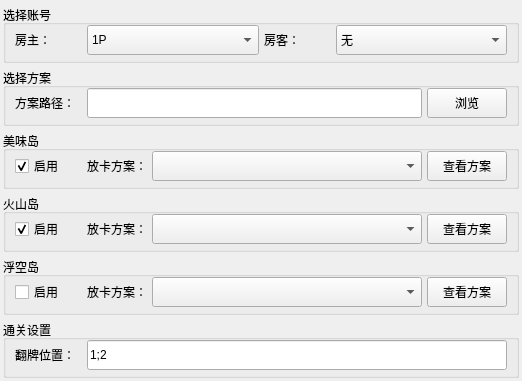
<?xml version="1.0" encoding="UTF-8"?>
<ui version="4.0">
 <class>WantedParam</class>
 <widget class="QWidget" name="WantedParam">
  <property name="geometry">
   <rect>
    <x>0</x>
    <y>0</y>
    <width>522</width>
    <height>340</height>
   </rect>
  </property>
  <property name="windowTitle">
   <string>Form</string>
  </property>
  <layout class="QVBoxLayout" name="verticalLayout_top">
   <property name="spacing">
    <number>5</number>
   </property>
   <property name="leftMargin">
    <number>3</number>
   </property>
   <property name="topMargin">
    <number>5</number>
   </property>
   <property name="rightMargin">
    <number>3</number>
   </property>
   <property name="bottomMargin">
    <number>3</number>
   </property>
   <item>
    <widget class="QGroupBox" name="groupBox_select_players">
     <property name="title">
      <string>选择账号</string>
     </property>
     <layout class="QHBoxLayout" name="horizontalLayout_select_player">
      <property name="spacing">
       <number>5</number>
      </property>
      <property name="topMargin">
       <number>0</number>
      </property>
      <property name="bottomMargin">
       <number>5</number>
      </property>
      <item>
       <widget class="QLabel" name="label_select_1p">
        <property name="maximumSize">
         <size>
          <width>67</width>
          <height>16777215</height>
         </size>
        </property>
        <property name="text">
         <string>房主：</string>
        </property>
       </widget>
      </item>
      <item>
       <widget class="QComboBox" name="comboBox_select_1p">
        <property name="minimumSize">
         <size>
          <width>0</width>
          <height>30</height>
         </size>
        </property>
        <item>
         <property name="text">
          <string>1P</string>
         </property>
        </item>
        <item>
         <property name="text">
          <string>2P</string>
         </property>
        </item>
       </widget>
      </item>
      <item>
       <widget class="QLabel" name="label_select_2p">
        <property name="maximumSize">
         <size>
          <width>67</width>
          <height>16777215</height>
         </size>
        </property>
        <property name="text">
         <string>房客：</string>
        </property>
       </widget>
      </item>
      <item>
       <widget class="QComboBox" name="comboBox_select_2p">
        <property name="minimumSize">
         <size>
          <width>0</width>
          <height>30</height>
         </size>
        </property>
        <item>
         <property name="text">
          <string>无</string>
         </property>
        </item>
        <item>
         <property name="text">
          <string>1P</string>
         </property>
        </item>
        <item>
         <property name="text">
          <string>2P</string>
         </property>
        </item>
       </widget>
      </item>
     </layout>
    </widget>
   </item>
   <item>
    <widget class="QGroupBox" name="groupBox_select_plan">
     <property name="title">
      <string>选择方案</string>
     </property>
     <layout class="QGridLayout" name="gridLayout_select_plan">
      <property name="topMargin">
       <number>0</number>
      </property>
      <property name="bottomMargin">
       <number>5</number>
      </property>
      <property name="spacing">
       <number>5</number>
      </property>
      <item row="0" column="1">
       <widget class="QLineEdit" name="lineEdit_plan_path">
        <property name="minimumSize">
         <size>
          <width>0</width>
          <height>30</height>
         </size>
        </property>
       </widget>
      </item>
      <item row="0" column="0">
       <widget class="QLabel" name="label_plan_path">
        <property name="minimumSize">
         <size>
          <width>67</width>
          <height>0</height>
         </size>
        </property>
        <property name="maximumSize">
         <size>
          <width>67</width>
          <height>30</height>
         </size>
        </property>
        <property name="text">
         <string>方案路径：</string>
        </property>
       </widget>
      </item>
      <item row="0" column="2">
       <widget class="QPushButton" name="pushButton_plan_path">
        <property name="minimumSize">
         <size>
          <width>80</width>
          <height>30</height>
         </size>
        </property>
        <property name="maximumSize">
         <size>
          <width>80</width>
          <height>30</height>
         </size>
        </property>
        <property name="text">
         <string>浏览</string>
        </property>
       </widget>
      </item>
     </layout>
    </widget>
   </item>
   <item>
    <widget class="QGroupBox" name="groupBox_mwd">
     <property name="title">
      <string>美味岛</string>
     </property>
     <layout class="QHBoxLayout" name="horizontalLayout_mwd">
      <property name="spacing">
       <number>5</number>
      </property>
      <property name="topMargin">
       <number>0</number>
      </property>
      <property name="bottomMargin">
       <number>5</number>
      </property>
      <item>
       <widget class="QCheckBox" name="checkBox_enable_mwd">
        <property name="minimumSize">
         <size>
          <width>67</width>
          <height>0</height>
         </size>
        </property>
        <property name="maximumSize">
         <size>
          <width>60</width>
          <height>16777215</height>
         </size>
        </property>
        <property name="text">
         <string>启用</string>
        </property>
        <property name="checked">
         <bool>true</bool>
        </property>
       </widget>
      </item>
      <item>
       <widget class="QLabel" name="label_plan_mwd">
        <property name="minimumSize">
         <size>
          <width>60</width>
          <height>0</height>
         </size>
        </property>
        <property name="maximumSize">
         <size>
          <width>60</width>
          <height>16777215</height>
         </size>
        </property>
        <property name="text">
         <string>放卡方案：</string>
        </property>
       </widget>
      </item>
      <item>
       <widget class="QComboBox" name="comboBox_plan_mwd">
        <property name="minimumSize">
         <size>
          <width>0</width>
          <height>30</height>
         </size>
        </property>
       </widget>
      </item>
      <item>
       <widget class="QPushButton" name="pushButton_plan_mwd">
        <property name="minimumSize">
         <size>
          <width>80</width>
          <height>30</height>
         </size>
        </property>
        <property name="maximumSize">
         <size>
          <width>80</width>
          <height>30</height>
         </size>
        </property>
        <property name="text">
         <string>查看方案</string>
        </property>
       </widget>
      </item>
     </layout>
    </widget>
   </item>
   <item>
    <widget class="QGroupBox" name="groupBox_hsd">
     <property name="title">
      <string>火山岛</string>
     </property>
     <layout class="QHBoxLayout" name="horizontalLayout_hsd">
      <property name="spacing">
       <number>5</number>
      </property>
      <property name="topMargin">
       <number>0</number>
      </property>
      <property name="bottomMargin">
       <number>5</number>
      </property>
      <item>
       <widget class="QCheckBox" name="checkBox_enable_hsd">
        <property name="minimumSize">
         <size>
          <width>67</width>
          <height>0</height>
         </size>
        </property>
        <property name="maximumSize">
         <size>
          <width>60</width>
          <height>16777215</height>
         </size>
        </property>
        <property name="text">
         <string>启用</string>
        </property>
        <property name="checked">
         <bool>true</bool>
        </property>
       </widget>
      </item>
      <item>
       <widget class="QLabel" name="label_plan_hsd">
        <property name="minimumSize">
         <size>
          <width>60</width>
          <height>0</height>
         </size>
        </property>
        <property name="maximumSize">
         <size>
          <width>60</width>
          <height>16777215</height>
         </size>
        </property>
        <property name="text">
         <string>放卡方案：</string>
        </property>
       </widget>
      </item>
      <item>
       <widget class="QComboBox" name="comboBox_plan_hsd">
        <property name="minimumSize">
         <size>
          <width>0</width>
          <height>30</height>
         </size>
        </property>
       </widget>
      </item>
      <item>
       <widget class="QPushButton" name="pushButton_plan_hsd">
        <property name="minimumSize">
         <size>
          <width>80</width>
          <height>30</height>
         </size>
        </property>
        <property name="maximumSize">
         <size>
          <width>80</width>
          <height>30</height>
         </size>
        </property>
        <property name="text">
         <string>查看方案</string>
        </property>
       </widget>
      </item>
     </layout>
    </widget>
   </item>
   <item>
    <widget class="QGroupBox" name="groupBox_fkd">
     <property name="title">
      <string>浮空岛</string>
     </property>
     <layout class="QHBoxLayout" name="horizontalLayout_3">
      <property name="spacing">
       <number>5</number>
      </property>
      <property name="topMargin">
       <number>0</number>
      </property>
      <property name="bottomMargin">
       <number>5</number>
      </property>
      <item>
       <widget class="QCheckBox" name="checkBox_enable_fkd">
        <property name="minimumSize">
         <size>
          <width>67</width>
          <height>0</height>
         </size>
        </property>
        <property name="maximumSize">
         <size>
          <width>60</width>
          <height>16777215</height>
         </size>
        </property>
        <property name="text">
         <string>启用</string>
        </property>
       </widget>
      </item>
      <item>
       <widget class="QLabel" name="label_plan_fkd">
        <property name="minimumSize">
         <size>
          <width>60</width>
          <height>0</height>
         </size>
        </property>
        <property name="maximumSize">
         <size>
          <width>60</width>
          <height>16777215</height>
         </size>
        </property>
        <property name="text">
         <string>放卡方案：</string>
        </property>
       </widget>
      </item>
      <item>
       <widget class="QComboBox" name="comboBox_plan_fkd">
        <property name="minimumSize">
         <size>
          <width>0</width>
          <height>30</height>
         </size>
        </property>
       </widget>
      </item>
      <item>
       <widget class="QPushButton" name="pushButton_plan_fkd">
        <property name="minimumSize">
         <size>
          <width>80</width>
          <height>30</height>
         </size>
        </property>
        <property name="maximumSize">
         <size>
          <width>80</width>
          <height>30</height>
         </size>
        </property>
        <property name="text">
         <string>查看方案</string>
        </property>
       </widget>
      </item>
     </layout>
    </widget>
   </item>
   <item>
    <widget class="QGroupBox" name="groupBox_level_setting">
     <property name="maximumSize">
      <size>
       <width>16777215</width>
       <height>90</height>
      </size>
     </property>
     <property name="title">
      <string>通关设置</string>
     </property>
     <layout class="QHBoxLayout" name="horizontalLayout">
      <property name="spacing">
       <number>5</number>
      </property>
      <property name="topMargin">
       <number>0</number>
      </property>
      <property name="bottomMargin">
       <number>5</number>
      </property>
      <item>
       <widget class="QLabel" name="label_flop_pos">
        <property name="minimumSize">
         <size>
          <width>67</width>
          <height>0</height>
         </size>
        </property>
        <property name="text">
         <string>翻牌位置：</string>
        </property>
       </widget>
      </item>
      <item>
       <widget class="QLineEdit" name="lineEdit_flop_pos">
        <property name="minimumSize">
         <size>
          <width>0</width>
          <height>30</height>
         </size>
        </property>
        <property name="text">
         <string>1;2</string>
        </property>
       </widget>
      </item>
     </layout>
    </widget>
   </item>
  </layout>
 </widget>
 <resources/>
 <connections/>
</ui>
